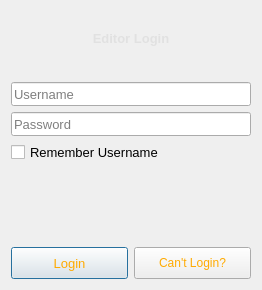
<?xml version="1.0" encoding="UTF-8"?>
<ui version="4.0">
 <class>LoginDialog</class>
 <widget class="QDialog" name="LoginDialog">
  <property name="windowModality">
   <enum>Qt::ApplicationModal</enum>
  </property>
  <property name="geometry">
   <rect>
    <x>0</x>
    <y>0</y>
    <width>262</width>
    <height>290</height>
   </rect>
  </property>
  <property name="windowTitle">
   <string>Login</string>
  </property>
  <property name="windowIcon">
   <iconset resource="../qrc/editor.qrc">
    <normaloff>:/Trade_Engineering.png</normaloff>:/Trade_Engineering.png</iconset>
  </property>
  <property name="modal">
   <bool>true</bool>
  </property>
  <layout class="QVBoxLayout" name="verticalLayout">
   <item>
    <widget class="QLabel" name="label_3">
     <property name="text">
      <string/>
     </property>
     <property name="pixmap">
      <pixmap resource="../qrc/editor.qrc">:/logo.png</pixmap>
     </property>
     <property name="scaledContents">
      <bool>false</bool>
     </property>
     <property name="alignment">
      <set>Qt::AlignCenter</set>
     </property>
    </widget>
   </item>
   <item>
    <widget class="QLabel" name="label">
     <property name="text">
      <string>&lt;html&gt;&lt;head/&gt;&lt;body&gt;&lt;p&gt;&lt;span style=&quot; font-size:10pt; font-weight:600; color:#e1e1e1;&quot;&gt;Editor Login&lt;/span&gt;&lt;/p&gt;&lt;/body&gt;&lt;/html&gt;</string>
     </property>
     <property name="alignment">
      <set>Qt::AlignCenter</set>
     </property>
    </widget>
   </item>
   <item>
    <spacer name="verticalSpacer_2">
     <property name="orientation">
      <enum>Qt::Vertical</enum>
     </property>
     <property name="sizeType">
      <enum>QSizePolicy::Fixed</enum>
     </property>
     <property name="sizeHint" stdset="0">
      <size>
       <width>20</width>
       <height>30</height>
      </size>
     </property>
    </spacer>
   </item>
   <item>
    <widget class="QLineEdit" name="lineEdit">
     <property name="minimumSize">
      <size>
       <width>0</width>
       <height>24</height>
      </size>
     </property>
     <property name="font">
      <font>
       <pointsize>10</pointsize>
      </font>
     </property>
     <property name="placeholderText">
      <string>Username</string>
     </property>
     <property name="clearButtonEnabled">
      <bool>true</bool>
     </property>
    </widget>
   </item>
   <item>
    <widget class="QLineEdit" name="lineEdit_2">
     <property name="minimumSize">
      <size>
       <width>0</width>
       <height>24</height>
      </size>
     </property>
     <property name="font">
      <font>
       <pointsize>10</pointsize>
      </font>
     </property>
     <property name="inputMask">
      <string/>
     </property>
     <property name="echoMode">
      <enum>QLineEdit::Password</enum>
     </property>
     <property name="placeholderText">
      <string>Password</string>
     </property>
     <property name="clearButtonEnabled">
      <bool>true</bool>
     </property>
    </widget>
   </item>
   <item>
    <widget class="QCheckBox" name="checkBox">
     <property name="font">
      <font>
       <pointsize>10</pointsize>
      </font>
     </property>
     <property name="text">
      <string>Remember Username</string>
     </property>
    </widget>
   </item>
   <item>
    <spacer name="verticalSpacer">
     <property name="orientation">
      <enum>Qt::Vertical</enum>
     </property>
     <property name="sizeHint" stdset="0">
      <size>
       <width>20</width>
       <height>40</height>
      </size>
     </property>
    </spacer>
   </item>
   <item>
    <widget class="QLabel" name="statusLabel">
     <property name="text">
      <string/>
     </property>
    </widget>
   </item>
   <item>
    <layout class="QHBoxLayout" name="horizontalLayout">
     <item>
      <widget class="QPushButton" name="loginBtn">
       <property name="minimumSize">
        <size>
         <width>0</width>
         <height>32</height>
        </size>
       </property>
       <property name="font">
        <font>
         <pointsize>10</pointsize>
        </font>
       </property>
       <property name="styleSheet">
        <string notr="true">QAbstractButton {
	color: rgb(255, 170, 0);
}

QAbstractButton:disabled {
	color: rgb(80,80,80);
}</string>
       </property>
       <property name="text">
        <string>Login</string>
       </property>
      </widget>
     </item>
     <item>
      <widget class="QPushButton" name="helpBtn">
       <property name="minimumSize">
        <size>
         <width>0</width>
         <height>32</height>
        </size>
       </property>
       <property name="styleSheet">
        <string notr="true">QAbstractButton {
	color: rgb(255, 170, 0);
}

QAbstractButton:disabled {
	color: rgb(80,80,80);
}</string>
       </property>
       <property name="text">
        <string>Can't Login?</string>
       </property>
      </widget>
     </item>
    </layout>
   </item>
  </layout>
 </widget>
 <resources>
  <include location="../qrc/editor.qrc"/>
 </resources>
 <connections/>
</ui>
